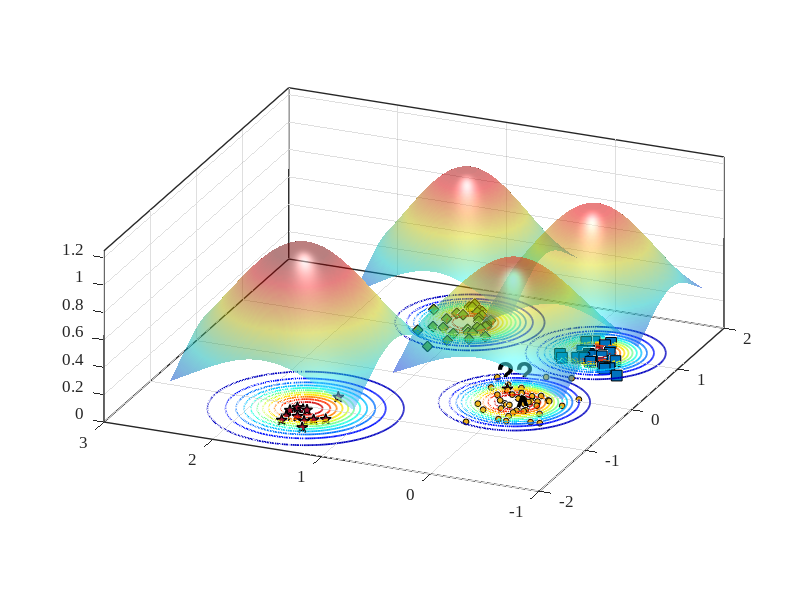

Write the MATLAB code that produced this figure.
%% Reproduce EVM-style demo figure (no toolboxes)
clear; close all; clc; rng(7);

% ---------- 1) 合成四类二维数据 ----------
% 类中心（大致对应图中位置）
C_star  = [-1.15  1.55];   % 红色星
C_diam  = [ 1.25  1.05];   % 绿色菱形
C_square= [ 1.05 -0.20];   % 蓝色方块
C_dot   = [-0.20  0.00];   % 蓝色小点（被 A 标注影响的那簇）

% 协方差（控制每簇形状）
S = @(sx,sy,rho)[sx^2 rho*sx*sy; rho*sx*sy sy^2];
Sig_star   = S(0.18,0.20, 0.05);
Sig_diam   = S(0.22,0.18,-0.10);
Sig_square = S(0.20,0.16, 0.05);
Sig_dot    = S(0.25,0.18, 0.00);

% 从高斯采样（不用 mvnrnd）
sample = @(N,mu,SIG) (randn(N,2)*chol(SIG,'lower') + mu);

X_star   = sample(12,C_star,   Sig_star);
X_diam   = sample(30,C_diam,   Sig_diam);
X_square = sample(28,C_square, Sig_square);
X_dot    = sample(45,C_dot,    Sig_dot);

% 加一个“离群星”靠近 A（见原图左中）
X_star = [X_star; 0.02 0.15];

% ---------- 2) 底面散点与样式 ----------
figure('Color','w','Position',[100,100,800,600]);
hold on; box on; grid on;
z0 = 0; % 所有散点都放在 z=0 的平面

scatter3(X_star(:,1),  X_star(:,2),  z0+zeros(size(X_star,1),1),  70, ...
        'pentagram', 'filled', 'MarkerEdgeColor','k', 'MarkerFaceColor',[0.635294 0.0784314 0.184314], 'LineWidth',1.0); % 红色五角星 #A2142F
scatter3(X_diam(:,1),  X_diam(:,2),  z0+zeros(size(X_diam,1),1),  60, ...
        'd', 'filled', 'MarkerEdgeColor','k', 'MarkerFaceColor',[0.466667 0.674510 0.188235]); % 绿色菱形 #77AC30
scatter3(X_square(:,1),X_square(:,2),z0+zeros(size(X_square,1),1),60, ...
        's', 'filled', 'MarkerEdgeColor','k', 'MarkerFaceColor',[0 0.447059 0.741176]); % 蓝色正方形 #0072BD
scatter3(X_dot(:,1),   X_dot(:,2),   z0+zeros(size(X_dot,1),1),   18, ...
        'o', 'filled', 'MarkerEdgeColor','k', 'MarkerFaceColor',[0.929412 0.694118 0.125490]); % 黄色圆形 #EDB120
% 

% ---------- 3) ψ-model 等值环（彩色同心） ----------
% 采用带形状参的径向函数 psi(r) = exp(-(r/s)^t)
psi = @(X,Y,cx,cy,s,t) exp( - ( sqrt((X-cx).^2 + (Y-cy).^2) ./ s ).^t );

% 选几处“极端向量/代表点”（包含 A 所在）
EV = [ -0.23 -0.02 ;   % A 对应蓝点极端向量
        1.06 -0.22 ;   % 蓝方块
        1.28  1.03 ;   % 绿菱形
       -1.05  1.55 ];  % 红星
scale = [0.42, 0.36, 0.40, 0.48];   % 各自 scale
shape = [2.6,  2.2,  2.4,  2.0];    % 各自 shape

% 网格
[xg,yg] = meshgrid(linspace(-3,3,400));
colormap(jet); caxis([0 1]);

% 等高线层级（红到蓝：高到低）
levels = linspace(1.0,0.05,12);

for k = 1:size(EV,1)
    Z = psi(xg,yg,EV(k,1),EV(k,2),scale(k),shape(k));
    [~, h] = contour(xg,yg,Z,levels);    % 直接画在底面，保持颜色映射
    set(h,'LineWidth',1.25);

    % 将等高线明确压到 z=0（兼容不同 MATLAB 版本）
    ch = get(h,'Children');
    for ic = 1:numel(ch)
        zd = get(ch(ic),'ZData');
        if ~isempty(zd)
            set(ch(ic),'ZData',zeros(size(zd))); % 强制贴在 z=0
        end
    end
end

% 标出 A 与问号
text(-0.34,-0.06,0.02,'A','FontWeight','bold','FontSize',20,'Color','k');
text( 0.25, 0.35,0.03,'??','FontWeight','bold','FontSize',22,'Color','k');
text( 2.90,-0.05,0.03,'?','FontWeight','bold','FontSize',22,'Color','k');

% ---------- 4) 上方半透明“钟形面”（表示类支持/概率） ----------
% 用四个高斯穹顶，中心与各簇一致
gauss2 = @(X,Y,cx,cy,s) exp(-((X-cx).^2 + (Y-cy).^2)/(2*s^2));
tops  = {C_star, C_diam, C_square, C_dot};
sigT  = [0.65 0.55 0.55 0.60];
amp   = [1.05 0.95 0.90 0.85];

% 抬高穹顶，并缩小每个穹顶的覆盖范围（为每个穹顶使用局部网格）
zlift      = 0.18;   % 统一抬高量（不改变颜色映射）
spanFactor = 1.3;    % 每个穹顶半宽 = spanFactor * sigma（越小覆盖越小）
gridN      = 121;    % 局部网格分辨率

for i=1:4
    cx = tops{i}(1); cy = tops{i}(2);
    span = spanFactor * sigT(i);
    [xgi,ygi] = meshgrid(linspace(cx - span, cx + span, gridN), ...
                         linspace(cy - span, cy + span, gridN));

    Zt = amp(i) * gauss2(xgi,ygi,cx,cy,sigT(i));
    % 用 Zt 作为颜色，Zt+zlift 作为高度，从而抬高且保留原色
    s1 = surf(xgi,ygi, Zt + zlift, Zt, 'EdgeColor','none', 'FaceAlpha',0.5);
end
shading interp; camlight headlight; lighting gouraud;

% ---------- 5) 轴、视角与观感 ----------
xlim([-2 2]); ylim([-1 3]); zlim([0 1.25]); view(-67,22);
axis vis3d; daspect([1 1 0.8]);
set(gca,'FontName','Times New Roman','FontSize',12,'LineWidth',1);
% xlabel('x'); ylabel('y'); zlabel('score / \psi');

% 网格和背景风格
grid on; 
% set(gca,'GridAlpha',0.2,'MinorGridAlpha',0.2);
